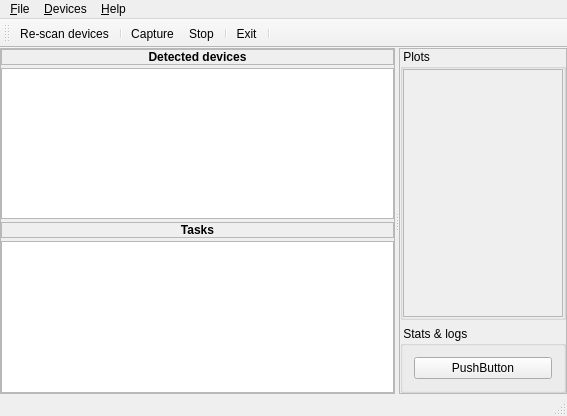
<?xml version="1.0" encoding="UTF-8"?>
<ui version="4.0">
 <class>MainWindow</class>
 <widget class="QMainWindow" name="MainWindow">
  <property name="geometry">
   <rect>
    <x>0</x>
    <y>0</y>
    <width>567</width>
    <height>416</height>
   </rect>
  </property>
  <property name="minimumSize">
   <size>
    <width>400</width>
    <height>0</height>
   </size>
  </property>
  <property name="windowTitle">
   <string>LibreDAQ Studio</string>
  </property>
  <property name="styleSheet">
   <string notr="true">QSplitter::handle {
    background-color: qlineargradient(spread:pad, x1:0, y1:0, x2:1, y2:0, 
stop:0 rgba(255, 255, 255, 0), 
stop:0.407273 rgba(200, 200, 200, 255), 
stop:0.4825 rgba(101, 104, 113, 235), 
stop:0.6 rgba(255, 255, 255, 0));
/*    image: url(:/images/splitter.png);*/
     }</string>
  </property>
  <property name="toolButtonStyle">
   <enum>Qt::ToolButtonTextUnderIcon</enum>
  </property>
  <widget class="QWidget" name="centralWidget">
   <property name="sizePolicy">
    <sizepolicy hsizetype="Maximum" vsizetype="Maximum">
     <horstretch>0</horstretch>
     <verstretch>0</verstretch>
    </sizepolicy>
   </property>
   <layout class="QHBoxLayout" name="horizontalLayout_3">
    <property name="leftMargin">
     <number>0</number>
    </property>
    <property name="topMargin">
     <number>0</number>
    </property>
    <property name="rightMargin">
     <number>0</number>
    </property>
    <property name="bottomMargin">
     <number>0</number>
    </property>
    <item>
     <widget class="QSplitter" name="splitter">
      <property name="orientation">
       <enum>Qt::Horizontal</enum>
      </property>
      <widget class="QFrame" name="frame">
       <property name="enabled">
        <bool>true</bool>
       </property>
       <property name="minimumSize">
        <size>
         <width>50</width>
         <height>0</height>
        </size>
       </property>
       <property name="frameShape">
        <enum>QFrame::StyledPanel</enum>
       </property>
       <property name="frameShadow">
        <enum>QFrame::Raised</enum>
       </property>
       <layout class="QVBoxLayout" name="verticalLayout">
        <property name="spacing">
         <number>3</number>
        </property>
        <property name="leftMargin">
         <number>0</number>
        </property>
        <property name="topMargin">
         <number>0</number>
        </property>
        <property name="rightMargin">
         <number>0</number>
        </property>
        <property name="bottomMargin">
         <number>0</number>
        </property>
        <item>
         <widget class="QFrame" name="frame_3">
          <property name="frameShape">
           <enum>QFrame::StyledPanel</enum>
          </property>
          <property name="frameShadow">
           <enum>QFrame::Raised</enum>
          </property>
          <layout class="QHBoxLayout" name="horizontalLayout">
           <property name="leftMargin">
            <number>0</number>
           </property>
           <property name="topMargin">
            <number>0</number>
           </property>
           <property name="rightMargin">
            <number>0</number>
           </property>
           <property name="bottomMargin">
            <number>0</number>
           </property>
           <item>
            <widget class="QLabel" name="label">
             <property name="text">
              <string>&lt;b&gt;Detected devices&lt;/b&gt;</string>
             </property>
             <property name="alignment">
              <set>Qt::AlignCenter</set>
             </property>
            </widget>
           </item>
          </layout>
         </widget>
        </item>
        <item>
         <widget class="QTreeView" name="treeView"/>
        </item>
        <item>
         <widget class="QFrame" name="frame_4">
          <property name="frameShape">
           <enum>QFrame::StyledPanel</enum>
          </property>
          <property name="frameShadow">
           <enum>QFrame::Raised</enum>
          </property>
          <layout class="QHBoxLayout" name="horizontalLayout_4">
           <property name="leftMargin">
            <number>0</number>
           </property>
           <property name="topMargin">
            <number>0</number>
           </property>
           <property name="rightMargin">
            <number>0</number>
           </property>
           <property name="bottomMargin">
            <number>0</number>
           </property>
           <item>
            <widget class="QLabel" name="label_2">
             <property name="text">
              <string>&lt;b&gt;Tasks&lt;/b&gt;</string>
             </property>
             <property name="alignment">
              <set>Qt::AlignCenter</set>
             </property>
            </widget>
           </item>
          </layout>
         </widget>
        </item>
        <item>
         <widget class="QTreeView" name="treeView_2"/>
        </item>
       </layout>
      </widget>
      <widget class="QFrame" name="frame_2">
       <property name="frameShape">
        <enum>QFrame::StyledPanel</enum>
       </property>
       <property name="frameShadow">
        <enum>QFrame::Raised</enum>
       </property>
       <layout class="QVBoxLayout" name="verticalLayout_2">
        <property name="leftMargin">
         <number>0</number>
        </property>
        <property name="topMargin">
         <number>0</number>
        </property>
        <property name="rightMargin">
         <number>0</number>
        </property>
        <property name="bottomMargin">
         <number>0</number>
        </property>
        <item>
         <widget class="QGroupBox" name="groupBox_2">
          <property name="title">
           <string> Plots </string>
          </property>
          <layout class="QVBoxLayout" name="verticalLayout_4">
           <property name="leftMargin">
            <number>0</number>
           </property>
           <property name="topMargin">
            <number>0</number>
           </property>
           <property name="rightMargin">
            <number>0</number>
           </property>
           <property name="bottomMargin">
            <number>0</number>
           </property>
           <item>
            <widget class="QScrollArea" name="scrollArea">
             <property name="widgetResizable">
              <bool>true</bool>
             </property>
             <widget class="QWidget" name="scrollAreaWidgetContents">
              <property name="geometry">
               <rect>
                <x>0</x>
                <y>0</y>
                <width>275</width>
                <height>243</height>
               </rect>
              </property>
             </widget>
            </widget>
           </item>
          </layout>
         </widget>
        </item>
        <item>
         <widget class="QGroupBox" name="groupBox">
          <property name="title">
           <string> Stats &amp;&amp; logs</string>
          </property>
          <property name="flat">
           <bool>false</bool>
          </property>
          <layout class="QVBoxLayout" name="verticalLayout_3">
           <item>
            <widget class="QPushButton" name="pushButton">
             <property name="text">
              <string>PushButton</string>
             </property>
            </widget>
           </item>
          </layout>
         </widget>
        </item>
       </layout>
      </widget>
     </widget>
    </item>
   </layout>
  </widget>
  <widget class="QMenuBar" name="menuBar">
   <property name="geometry">
    <rect>
     <x>0</x>
     <y>0</y>
     <width>567</width>
     <height>21</height>
    </rect>
   </property>
   <widget class="QMenu" name="menu_File">
    <property name="title">
     <string>&amp;File</string>
    </property>
    <addaction name="separator"/>
    <addaction name="action_Exit"/>
   </widget>
   <widget class="QMenu" name="menu_Help">
    <property name="title">
     <string>&amp;Help</string>
    </property>
    <addaction name="action_About"/>
   </widget>
   <widget class="QMenu" name="menuDevices">
    <property name="title">
     <string>&amp;Devices</string>
    </property>
    <addaction name="actionRe_scan_devices"/>
   </widget>
   <addaction name="menu_File"/>
   <addaction name="menuDevices"/>
   <addaction name="menu_Help"/>
  </widget>
  <widget class="QToolBar" name="mainToolBar">
   <attribute name="toolBarArea">
    <enum>TopToolBarArea</enum>
   </attribute>
   <attribute name="toolBarBreak">
    <bool>true</bool>
   </attribute>
   <addaction name="actionRe_scan_devices"/>
   <addaction name="separator"/>
   <addaction name="actionCapture"/>
   <addaction name="actionStop"/>
   <addaction name="separator"/>
   <addaction name="action_Exit"/>
   <addaction name="separator"/>
  </widget>
  <widget class="QStatusBar" name="statusBar"/>
  <action name="action_About">
   <property name="text">
    <string>&amp;About...</string>
   </property>
  </action>
  <action name="action_Exit">
   <property name="icon">
    <iconset resource="libredaqstudio.qrc">
     <normaloff>:/imgs/exit_32x32.png</normaloff>:/imgs/exit_32x32.png</iconset>
   </property>
   <property name="text">
    <string>&amp;Exit</string>
   </property>
  </action>
  <action name="actionRe_scan_devices">
   <property name="icon">
    <iconset resource="libredaqstudio.qrc">
     <normaloff>:/imgs/refresh_32x32.png</normaloff>:/imgs/refresh_32x32.png</iconset>
   </property>
   <property name="text">
    <string>Re-scan devices...</string>
   </property>
   <property name="shortcut">
    <string>F5</string>
   </property>
  </action>
  <action name="actionCapture">
   <property name="icon">
    <iconset resource="libredaqstudio.qrc">
     <normaloff>:/imgs/play_32x32.png</normaloff>:/imgs/play_32x32.png</iconset>
   </property>
   <property name="text">
    <string>Capture</string>
   </property>
  </action>
  <action name="actionStop">
   <property name="icon">
    <iconset resource="libredaqstudio.qrc">
     <normaloff>:/imgs/pause_32x32.png</normaloff>:/imgs/pause_32x32.png</iconset>
   </property>
   <property name="text">
    <string>Stop</string>
   </property>
  </action>
 </widget>
 <layoutdefault spacing="6" margin="11"/>
 <resources>
  <include location="libredaqstudio.qrc"/>
 </resources>
 <connections>
  <connection>
   <sender>action_Exit</sender>
   <signal>triggered()</signal>
   <receiver>MainWindow</receiver>
   <slot>close()</slot>
   <hints>
    <hint type="sourcelabel">
     <x>-1</x>
     <y>-1</y>
    </hint>
    <hint type="destinationlabel">
     <x>199</x>
     <y>149</y>
    </hint>
   </hints>
  </connection>
 </connections>
</ui>
